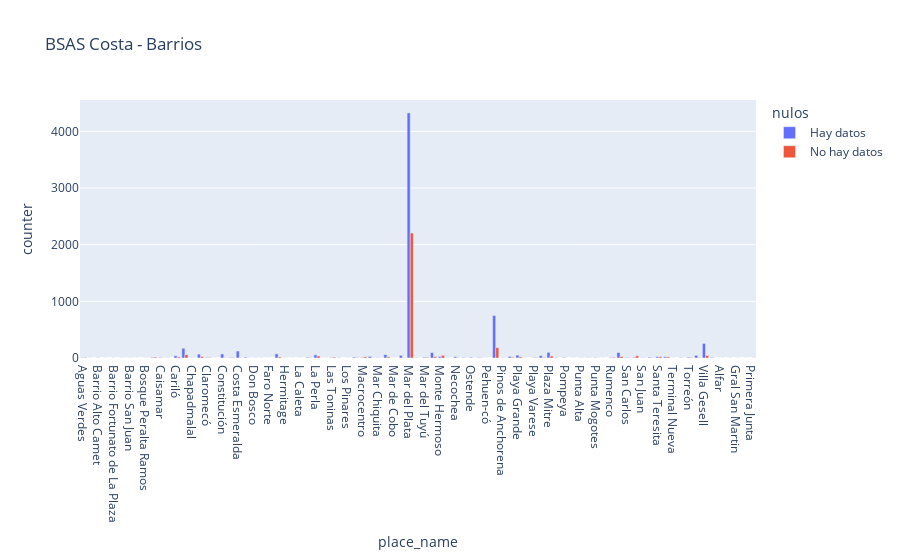

Notebook code for this chart:
### Code cell
bsas_costa_barrios_grupo = bsas_costa.groupby(by=['state_name','place_name','nulos'],as_index=False)['counter'].sum()
bsas_costa_barrios_grupo['nulos'] = bsas_costa_barrios_grupo['nulos'].astype(str)
bsas_costa_barrios_grupo['nulos'] = bsas_costa_barrios_grupo.nulos.str.replace('False','Hay datos')
bsas_costa_barrios_grupo['nulos'] = bsas_costa_barrios_grupo.nulos.str.replace('True','No hay datos')
fig = px.bar(bsas_costa_barrios_grupo, x="place_name", y="counter",
             color='nulos', barmode='group',
             height=400, title=" BSAS Costa - Barrios")
fig.show()

### Figure 1 — Plotly figure (JSON) as saved in the notebook; plotly's stock layout.template omitted (floating-point values rounded to 4 significant figures)
{"data": [{"alignmentgroup": "True", "hovertemplate": "nulos=Hay datos<br>place_name=%{x}<br>counter=%{y}<extra></extra>", "legendgroup": "Hay datos", "marker": {"color": "#636efa"}, "name": "Hay datos", "offsetgroup": "Hay datos", "orientation": "v", "showlegend": true, "textposition": "auto", "type": "bar", "x": ["Aguas Verdes", "Alem", "Barrio Alto Camet", "Barrio Camet", "Barrio Fortunato de La Plaza", "Barrio La Perla Norte", "Barrio San Juan", "Bernardino Rivadavia", "Bosque Peralta Ramos", "Buenos Aires Costa Atlántica", "Caisamar", "Camet", "Cariló", "Centro", "Chapadmalal", "Chauvín", "Claromecó", "Colina de Peralta Ramos", "Constitución", "Costa Azul", "Costa Esmeralda", "Costa del Este", "Don Bosco", "Dunamar", "Faro Norte", "Güemes", "Hermitage", "Juramento", "La Caleta", "La Lucila del Mar", "La Perla", "Las Gaviotas", "Las Toninas", "Los Acantilados", "Los Pinares", "Los Troncos", "Macrocentro", "Mar Azul", "Mar Chiquita", "Mar de Ajó", "Mar de Cobo", "Mar de las Pampas", "Mar del Plata", "Mar del Sur", "Mar del Tuyú", "Miramar", "Monte Hermoso", "Mundialista", "Necochea", "Nueva Atlantis", "Ostende", "Parque Luro", "Pehuen-có", "Pinamar", "Pinos de Anchorena", "Playa Chica", "Playa Grande", "Playa Serena", "Playa Varese", "Plaza Colón", "Plaza Mitre", "Plaza Rocha", "Pompeya", "Puerto", "Punta Alta", "Punta Iglesia", "Punta Mogotes", "Reta", "Rumenco", "San Bernardo", "San Carlos", "San Clemente del Tuyú", "San Juan", "Santa Clara del Mar", "Santa Teresita", "Stella Maris", "Terminal Nueva", "Terminal Vieja", "Torreón", "Valeria del Mar", "Villa Gesell", "Villa Primera"], "xaxis": "x", "y": [6, 2, 4, 1, 2, 2, 2, 1, 1, 11, 9, 3, 39, 172, 4, 68, 9, 1, 71, 8, 123, 14, 1, 3, 1, 73, 1, 1, 1, 11, 55, 1, 7, 5, 2, 15, 9, 28, 6, 60, 1, 46, 4327, 6, 13, 95, 25, 2, 22, 8, 11, 8, 1, 749, 3, 27, 50, 1, 5, 42, 100, 7, 9, 1, 2, 4, 5, 1, 7, 97, 7, 11, 4, 13, 23, 22, 1, 6, 14, 47, 257, 11], "yaxis": "y"}, {"alignmentgroup": "True", "hovertemplate": "nulos=No hay datos<br>place_name=%{x}<br>counter=%{y}<extra></extra>", "legendgroup": "No hay datos", "marker": {"color": "#EF553B"}, "name": "No hay datos", "offsetgroup": "No hay datos", "orientation": "v", "showlegend": true, "textposition": "auto", "type": "bar", "x": ["Aguas Verdes", "Alfar", "Barrio La Perla Norte", "Barrio San Juan", "Barrio Sarmiento", "Bosque Peralta Ramos", "Buenos Aires Costa Atlántica", "Caisamar", "Cariló", "Centro", "Chapadmalal", "Chauvín", "Claromecó", "Constitución", "Costa Azul", "Costa Esmeralda", "Costa del Este", "Don Bosco", "Gral San Martin", "Güemes", "Hermitage", "La Lucila del Mar", "La Perla", "Las Gaviotas", "Las Toninas", "Los Pinares", "Los Troncos", "Macrocentro", "Mar Azul", "Mar Chiquita", "Mar de Ajó", "Mar de las Pampas", "Mar del Plata", "Mar del Sur", "Mar del Tuyú", "Materno", "Miramar", "Monte Hermoso", "Mundialista", "Necochea", "Nueva Atlantis", "Ostende", "Parque Luro", "Pinamar", "Pinos de Anchorena", "Playa Chica", "Playa Grande", "Playa Varese", "Plaza Colón", "Plaza Mitre", "Primera Junta", "Puerto", "Punta Alta", "Punta Iglesia", "Punta Mogotes", "Rumenco", "San Bernardo", "San Carlos", "San Clemente del Tuyú", "San Juan", "Santa Clara del Mar", "Santa Teresita", "Stella Maris", "Terminal Vieja", "Torreón", "Valeria del Mar", "Villa Gesell", "Villa Primera"], "xaxis": "x", "y": [9, 1, 1, 2, 2, 1, 16, 3, 19, 59, 1, 26, 9, 4, 7, 3, 3, 3, 1, 18, 1, 5, 35, 2, 14, 1, 8, 21, 4, 1, 20, 5, 2207, 1, 12, 1, 23, 46, 1, 6, 1, 1, 5, 183, 2, 12, 21, 7, 10, 34, 4, 1, 3, 2, 2, 12, 27, 5, 38, 3, 5, 23, 19, 1, 9, 6, 43, 1], "yaxis": "y"}], "layout": {"autosize": true, "barmode": "group", "legend": {"title": {"text": "nulos"}, "tracegroupgap": 0}, "title": {"text": " BSAS Costa - Barrios"}, "xaxis": {"anchor": "y", "autorange": true, "domain": [0, 1], "range": [-0.5, 86.5], "title": {"text": "place_name"}, "type": "category"}, "yaxis": {"anchor": "x", "autorange": true, "domain": [0, 1], "range": [0, 4555.0], "title": {"text": "counter"}, "type": "linear"}}}
